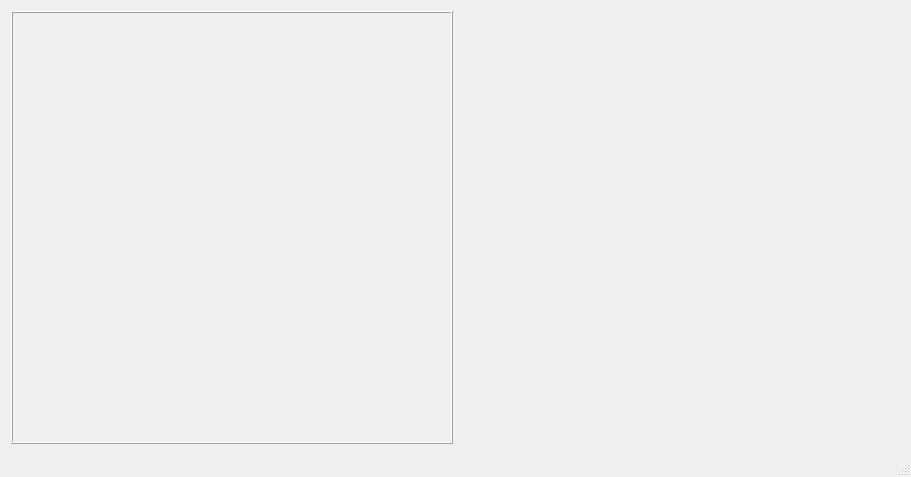
<?xml version="1.0" encoding="UTF-8"?>
<ui version="4.0">
 <class>MainWindow</class>
 <widget class="QMainWindow" name="MainWindow">
  <property name="geometry">
   <rect>
    <x>0</x>
    <y>0</y>
    <width>911</width>
    <height>477</height>
   </rect>
  </property>
  <property name="mouseTracking">
   <bool>true</bool>
  </property>
  <property name="windowTitle">
   <string>OpenCV Camera</string>
  </property>
  <widget class="QWidget" name="centralWidget">
   <layout class="QHBoxLayout" name="horizontalLayout">
    <item>
     <widget class="CustomVideoClass" name="label">
      <property name="sizePolicy">
       <sizepolicy hsizetype="Preferred" vsizetype="Preferred">
        <horstretch>0</horstretch>
        <verstretch>1</verstretch>
       </sizepolicy>
      </property>
      <property name="mouseTracking">
       <bool>true</bool>
      </property>
      <property name="frameShape">
       <enum>QFrame::Box</enum>
      </property>
      <property name="frameShadow">
       <enum>QFrame::Raised</enum>
      </property>
      <property name="text">
       <string/>
      </property>
      <property name="scaledContents">
       <bool>true</bool>
      </property>
      <property name="alignment">
       <set>Qt::AlignCenter</set>
      </property>
     </widget>
    </item>
    <item>
     <widget class="CQtOpenCVViewerGl" name="widget" native="true"/>
    </item>
   </layout>
  </widget>
  <widget class="QStatusBar" name="statusBar"/>
 </widget>
 <layoutdefault spacing="6" margin="11"/>
 <customwidgets>
  <customwidget>
   <class>CustomVideoClass</class>
   <extends>QLabel</extends>
   <header>customvideoclass.h</header>
  </customwidget>
  <customwidget>
   <class>CQtOpenCVViewerGl</class>
   <extends>QWidget</extends>
   <header>cqtopencvviewergl.h</header>
   <container>1</container>
  </customwidget>
 </customwidgets>
 <resources/>
 <connections/>
</ui>
